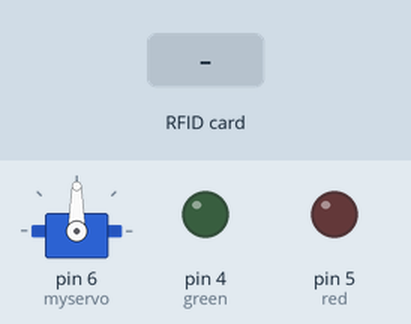
Recording of a sketch running on a simulated Arduino Uno, built with avr-gcc and run on an emulated ATmega328P. Parts: servo, output pins drawn as LEDs (lit = HIGH). The test bench sets the inputs (shaded band). Pins used as bus, display or sensor lines are not drawn.

Above: at 1.2 s.
1.3 s: RFID card 5E 7A 19 C4 held to the reader
At 2.9 s:
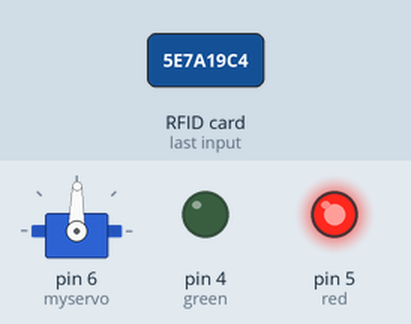
5.1 s: RFID card A4 C7 44 08 held to the reader
At 7.1 s:
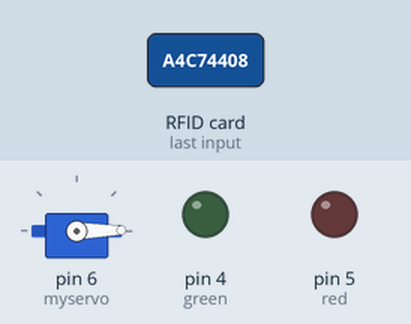
8.3 s: RFID card A4 C7 44 08 held to the reader
At 9.4 s:
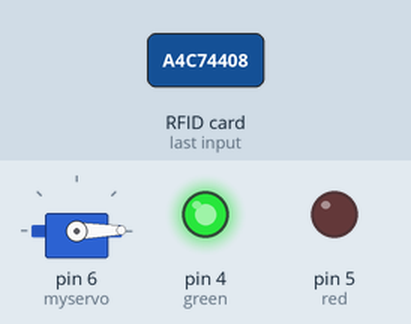
Timing chart, 0 to 12.0 s (numbered marks = the images above; inputs shaded):
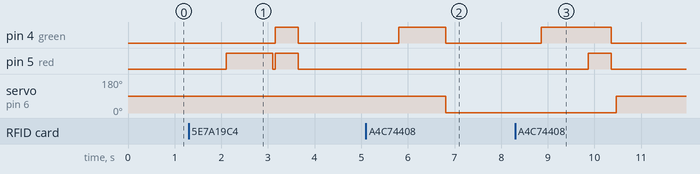

The sketch:

RFID_Locker.ino
```cpp
#include <SPI.h>
#include <MFRC522.h>
#define SS_PIN 10
#define RST_PIN 9
MFRC522 mfrc522(SS_PIN, RST_PIN);
MFRC522::MIFARE_Key key;


#include <Servo.h>
Servo myservo;

boolean dong = false;
int green = 4;
int red = 5;

void setup() {

        SPI.begin();
        mfrc522.PCD_Init();
        pinMode(green, OUTPUT);
        pinMode(red, OUTPUT);
        myservo.attach(6);


}

void loop() {


        if ( ! mfrc522.PICC_IsNewCardPresent() || ! mfrc522.PICC_ReadCardSerial() ) {
            delay(1000);
            return;
        }
    String rfidUid = "";
    for (byte i = 0; i < mfrc522.uid.size; i++) {
    rfidUid += String(mfrc522.uid.uidByte[i] < 0x10 ? " 0" : " ");
    rfidUid += String(mfrc522.uid.uidByte[i], HEX);
  }
  rfidUid.toUpperCase();


        if (rfidUid == " A4 C7 44 08")
        {
          dong = !dong;

          digitalWrite(green, HIGH);
          delay(1000);
          digitalWrite(green, LOW);
          myservo.write(1);


          }

        else{

          myservo.write(89);
          digitalWrite(red, HIGH);
          delay(1000);
          digitalWrite(red, LOW);
          delay(50);


        }

          if (dong == false){

          digitalWrite(green, HIGH);
          digitalWrite(red, HIGH);
          delay(500);
          digitalWrite(green, LOW);
          digitalWrite(red, LOW);
          delay(100);
          myservo.write(89);

          }

    }
```

Measured:
- after the input at 1.3 s, pin 4 (green): LOW → HIGH after 1.9 s, → LOW 0.50 s later; pin 5 (red): LOW → HIGH after 0.80 s, → LOW 1.0 s later, → HIGH 0.05 s later, → LOW 0.50 s later; servo on pin 6 (myservo): 90° → 89° after 0.80 s
- after the input at 5.1 s, pin 4 (green): LOW → HIGH after 0.71 s, → LOW 1.0 s later; servo on pin 6 (myservo): 89° → 1° after 1.7 s
- after the input at 8.3 s, pin 4 (green): LOW → HIGH after 0.56 s, → LOW 1.5 s later; pin 5 (red): LOW → HIGH after 1.6 s, → LOW 0.50 s later; servo on pin 6 (myservo): 1° → 89° after 2.2 s
